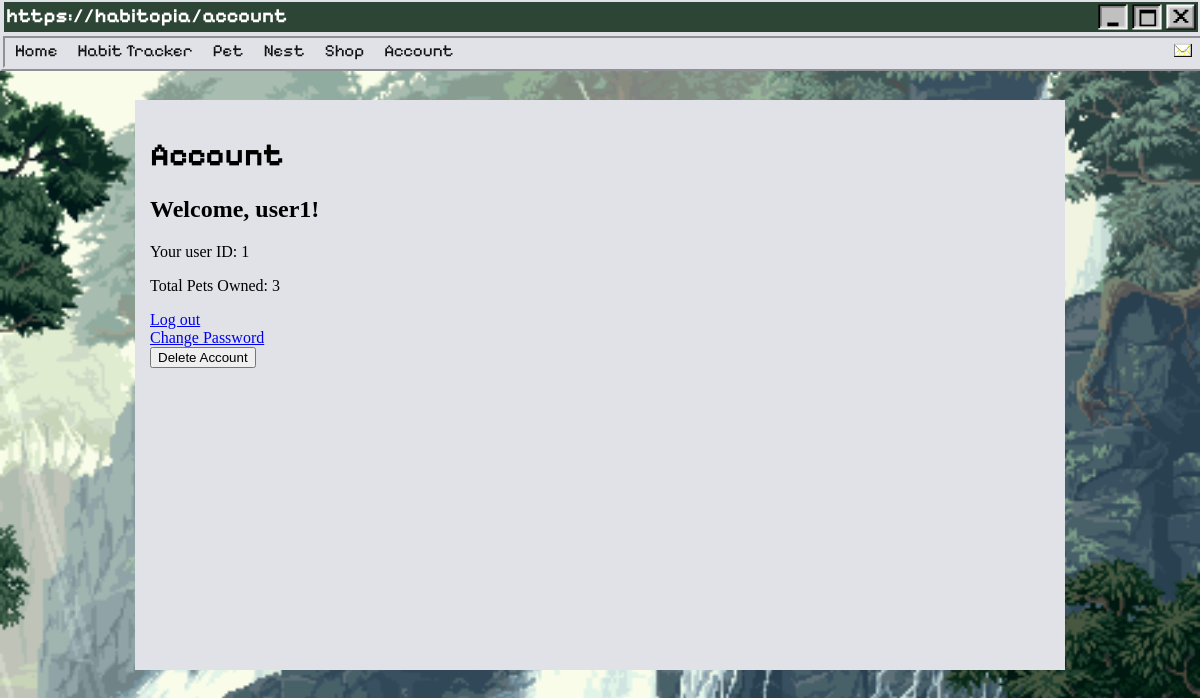
Page /account (signed in) on the committed database.
### home.py (models this page shows)
class User(db.Model, UserMixin):
    id = db.Column(db.Integer, primary_key=True)
    username = db.Column(db.String(20), nullable=False, unique=True)
    password = db.Column(db.String(80), nullable=False)

class PetsOwned(db.Model):
    user_id = db.Column(db.Integer, db.ForeignKey('user.id'), primary_key=True, nullable=False)
    petsOwned = db.Column(db.Integer, nullable=False, default=0)
    pet1 = db.Column(db.Integer, nullable=False, default=0)
    pet2 = db.Column(db.Integer, nullable=False, default=0)
    pet3 = db.Column(db.Integer, nullable=False, default=0)

### home.py (the view)
@app.route("/account")
@login_required
def account():
    user = current_user
    pets_owned = PetsOwned.query.filter_by(user_id=current_user.id).first()
    return render_template("account.html", user=user, pets_owned=pets_owned)

### home.py (called while the page is built)
@login_manager.user_loader
def load_user(user_id):
    return User.query.get(int(user_id))

### templates/account.html (shortened to what this page needs)
{% extends "base.html" %}
    {% block css %}
                <link rel="stylesheet" href="/static/styles/AccountStyles.css">
    {% endblock %}
{% block heading %}https://habitopia/account{% endblock %}
{% block content %}
<div id="wrap">
    <h1>Account</h1>
    <h2>Welcome, {{ user.username }}!</h2>
    <p>Your user ID: {{ user.id }}</p>
    <p>Total Pets Owned: {{ pets_owned.petsOwned }}</p>
    <div>
        <a href="{{url_for('logout') }}">Log out</a>
    </div>
    <div>
        <a href="{{url_for('change_password') }}">Change Password</a>
    </div>
    <form method="POST" action="{{ url_for('delete_account') }}" onsubmit="return confirm('Are you sure you want to delete your account?');">
        <button type="submit" class="btn btn-danger">Delete Account</button>
    </form>
</div>
{% endblock %}

### static/styles/AccountStyles.css (style rules this page uses)
#wrap { width: 900px; height: 540px; margin: 100px auto; background: #e0e2e7; overflow: hidden; padding: 15px; }
.body { background-image: url("/static/styles/animatedbackground.gif") ; background-repeat: no-repeat; background-size: cover ; background-attachment: fixed; background-position: center; height: 100vh; width: 100%; margin: 0; padding: 0; overflow: scroll; overflow-x: hidden; }
h1 { font-family: "Pixelify Sans", sans-serif ; }

### rows in the picture
User: username "user1", id "1"
PetsOwned: petsOwned "3"
